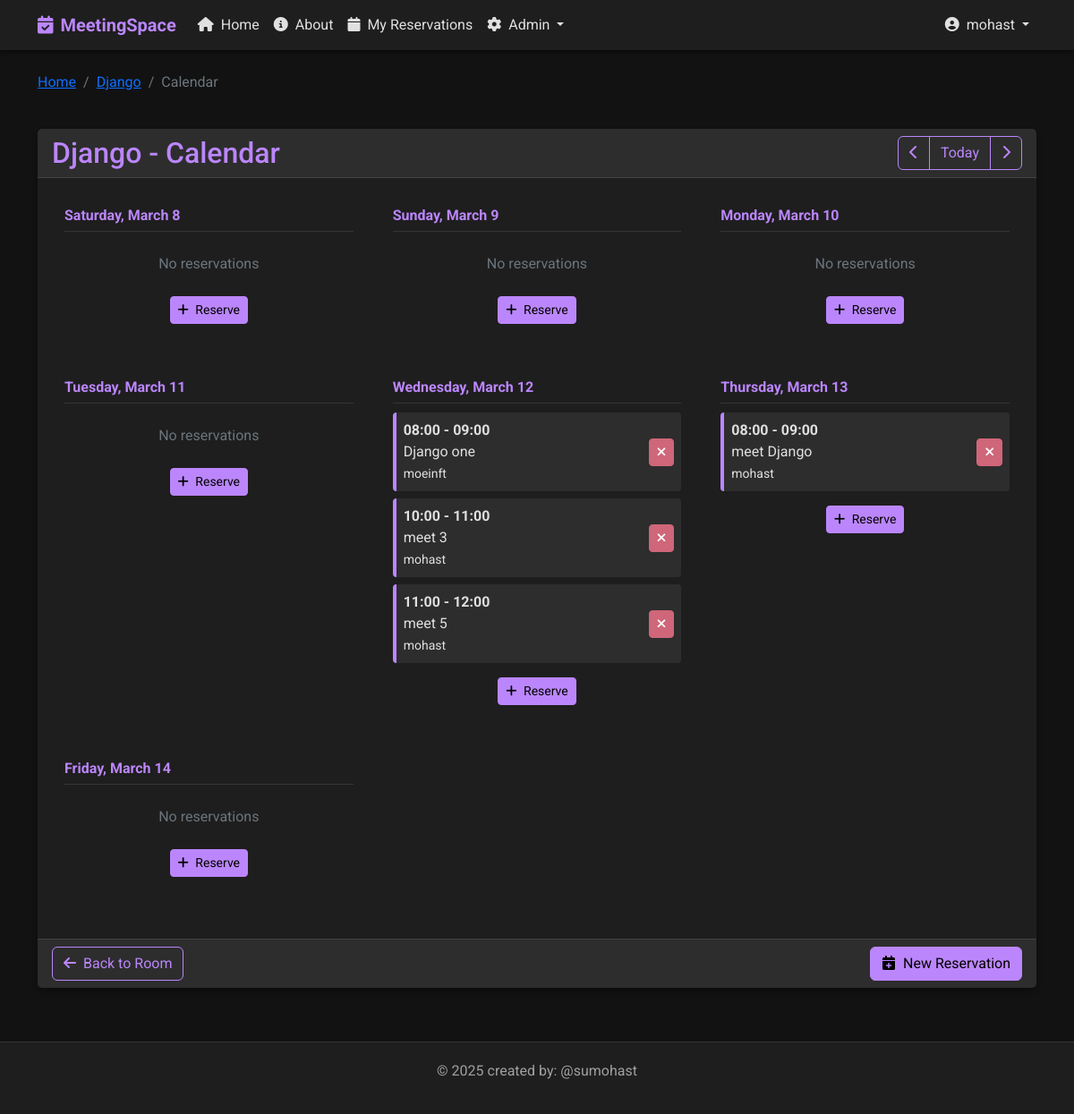
Before: /room/3/calendar/?start_date=2025-03-08 (signed in) with the older database file.
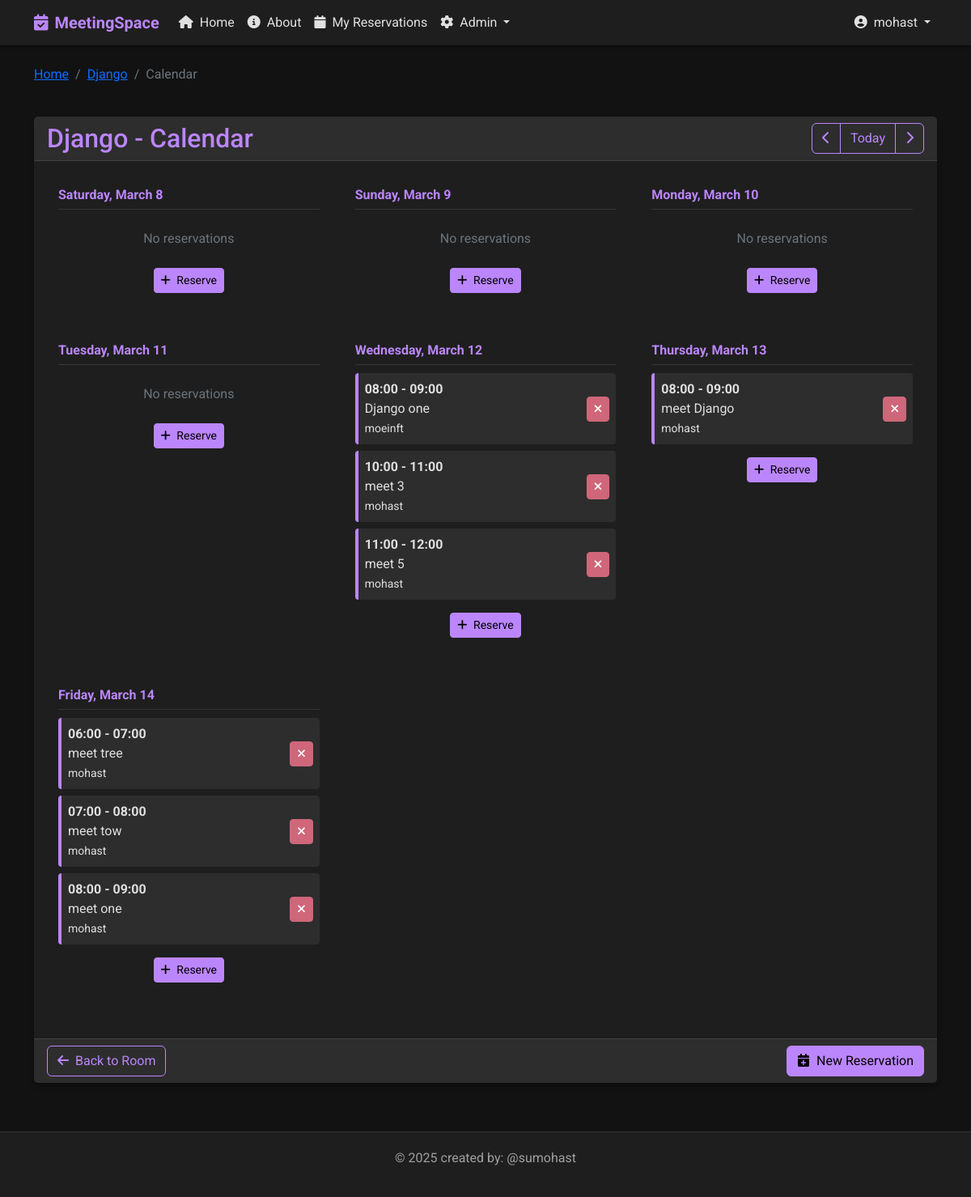
After: the same page with the newer database file.
### base/models.py (models this page shows, shortened)
class Reservation(models.Model):
    participant_count = models.IntegerField(default=1, help_text="Number of participants")
    room = models.ForeignKey(Room, on_delete=models.CASCADE)
    user = models.ForeignKey(User, on_delete=models.CASCADE)
    title = models.CharField(max_length=200)
    description = models.TextField(null=True, blank=True)
    date = models.DateField()
    start_time = models.TimeField()
    end_time = models.TimeField()
    participants_emails = models.TextField(null=True, blank=True,
                                          help_text="Enter email addresses separated by commas")
    reminder_sent = models.BooleanField(default=False) # this field is used to track if a reminder has been sent for this reservation
    created = models.DateTimeField(auto_now_add=True)
    updated = models.DateTimeField(auto_now=True)
    class Meta:
        ordering = ['date', 'start_time']
        constraints = [
            models.UniqueConstraint(
                fields=['room', 'date', 'start_time'],
                name='unique_reservation'
            )
        ]

### base/views.py (the view)
# urls.py: path('room/<str:room_id>/calendar/', views.room_calendar, name="room-calendar"),
@login_required # this decorator ensures that the user is logged in before accessing the view
def room_calendar(request, room_id):
    room = get_object_or_404(Room, id=room_id)
    today = datetime.now().date()
    start_date = request.GET.get('start_date', today.isoformat())
    try:
        start_date = datetime.fromisoformat(start_date).date()
    except ValueError:
        start_date = today
    dates = [start_date + timedelta(days=i) for i in range(7)]
    reservations = Reservation.objects.filter(
        room=room,
        date__gte=dates[0],
        date__lte=dates[-1]
    ).order_by('date', 'start_time')
    reservation_by_date = {}
    for date in dates:
        reservation_by_date[date] = []
    for res in reservations:
        if res.date in reservation_by_date:
            reservation_by_date[res.date].append(res)
    context = {
        'room': room,
        'dates': dates,
        'reservations_by_date': reservation_by_date,
        'prev_week': (dates[0] - timedelta(days=7)).isoformat(),
        'next_week': (dates[0] + timedelta(days=7)).isoformat(),
        'today': today.isoformat(),
    }
    return render(request, 'base/room_calendar.html', context)

### base/templatetags/custom_filters.py (called while the page is built)
@register.filter
def get_item(dictionary, key):
    if dictionary is None:
        return None
    return dictionary.get(key)

### templates/base/room_calendar.html (shortened to what the changed rows need)
{% extends 'main.html' %}
{% load static %}
{% load custom_filters %}
{% block content %}
<div class="row mb-4">
    <div class="col-12">
        <div class="card">
            <div class="card-header d-flex justify-content-between align-items-center">
                <h2 class="mb-0">{{ room.name }} - Calendar</h2>
            </div>
            <div class="card-body">
                <div class="row">
                    {% for date in dates %}
                    <div class="col-md-6 col-lg-4 mb-4">
                        <div class="calendar-day">
                            <div class="calendar-date {% if date == today %}text-primary{% endif %}">
                                {{ date|date:"l, F j" }}
                            </div>
                            {% if reservations_by_date|get_item:date %}
                                {% for reservation in reservations_by_date|get_item:date %}
                                <div class="calendar-event">
                                    <div class="d-flex justify-content-between align-items-center">
                                        <div>
                                            <strong>{{ reservation.start_time|time:"H:i" }} - {{ reservation.end_time|time:"H:i" }}</strong>
                                            <div>{{ reservation.title }}</div>
                                            <small>{{ reservation.user.username }}</small>
                                        </div>
                                        {% if user == reservation.user or user.is_staff %}
                                        <a href="{% url 'cancel-reservation' reservation.id %}" class="btn btn-sm btn-danger">
                                            <i class="fas fa-times"></i>
                                        </a>
                                        {% endif %}
                                    </div>
                                </div>
                                {% endfor %}
                            {% else %}
                                <p class="text-center my-4 text-muted">No reservations</p>
                            {% endif %}
                            {% if user.is_authenticated %}
                            <div class="text-center mt-3">
                                <a href="{% url 'create-reservation' room.id %}?date={{ date|date:'Y-m-d' }}" class="btn btn-sm btn-primary">
                                    <i class="fas fa-plus me-1"></i> Reserve
                                </a>
                            </div>
                            {% endif %}
                        </div>
                    </div>
                    {% endfor %}
                </div>
            </div>
        </div>
    </div>
</div>
{% endblock %}

Changed rows visible on the page:
added Reservation: start_time "06:00", end_time "07:00", title "meet tree", user.username "mohast", shown under "Friday, March 14"
added Reservation: start_time "07:00", end_time "08:00", title "meet tow", user.username "mohast", shown under "Friday, March 14"
added Reservation: start_time "08:00", end_time "09:00", title "meet one", user.username "mohast", shown under "Friday, March 14"
Other visible differences:
list line gone: "No reservations"
